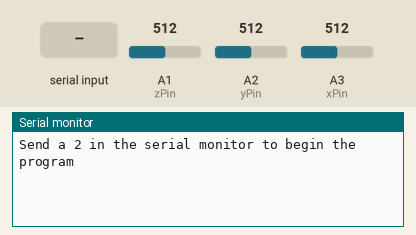
Simulated run of this sketch. Board: Arduino Uno, built with avr-gcc and run on an emulated ATmega328P. On the bench: the last lines printed to the serial monitor. Inputs (shaded band) come from the test bench; at power-on: A1 (zPin) = 512, A2 (yPin) = 512, A3 (xPin) = 512.

Above: at 0.8 s.
0.9 s: "2\n" received over Serial
At 1.33 s:
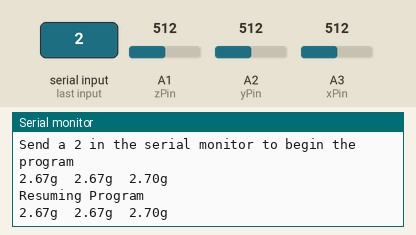
2.4 s: A1 (zPin) set to 716
At 3.1 s:
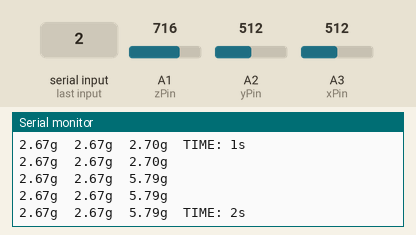
3.9 s: A2 (yPin) set to 716
At 4.1 s:
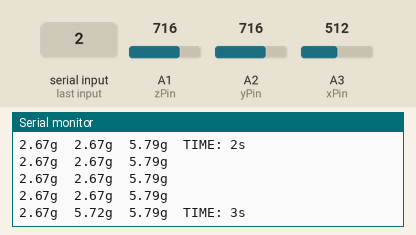
5.4 s: A3 (xPin) set to 716
At 5.61 s:
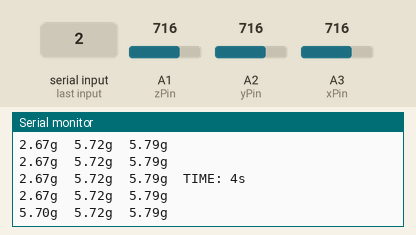
6.9 s: A1 (zPin) set to 900
At 7.12 s:
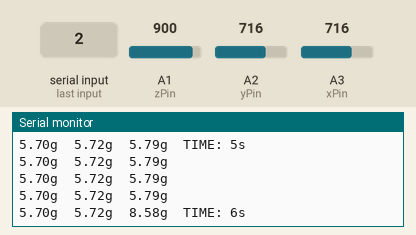
8.4 s: A2 (yPin) set to 900
At 11.9 s:
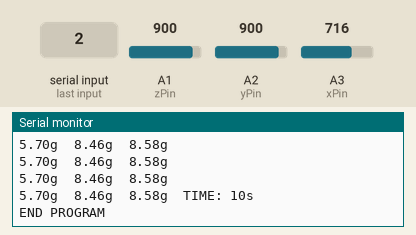
Timing chart, 0 to 12.4 s (numbered marks = the images above; inputs shaded):
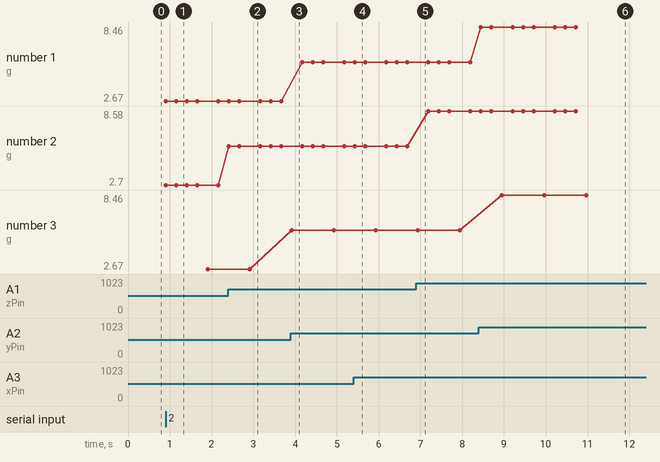

Measured:
- after the input at 0.9 s, the serial monitor: prints a new line at once (image 1)
- after the input at 2.4 s, the serial monitor: prints a new line at once (image 2)
- after the input at 3.9 s, the serial monitor: prints a new line at once (image 3)
- after the input at 5.4 s, the serial monitor: prints a new line at once (image 4)
- after the input at 6.9 s, the serial monitor: prints a new line at once (image 5)
- after the input at 8.4 s, the serial monitor: prints a new line after 0.05 s (image 6)
- plotted number 1: 2.67 → 5.72 after the input at 3.9 s, 5.72 → 8.46 after the input at 8.4 s
- plotted number 2: 2.7 → 5.79 after the input at 2.4 s, 5.79 → 8.58 after the input at 6.9 s

The sketch:

ADXL335_6_Point_Calibration_REDCHIP.ino
```cpp
// ADXL 6-Point Calibration and Data Polling                May, 2018
// Author: Ross Vrana-Godwin
// Description:
/*
    This program calibrates and tracks data for the ADXL335 accelerometer.
    Data is calibrated using the 6-point method, and will only work for
    the specific chip that was measured. Calibration values are constants.
    Data will be taken for 10 seconds after the program is started by the
    user. Collected data is shown on the serial monitor where the columns
    are in order from x, y, z, and then the current elapsed time. All data
    has been converted to the g units for better readability.
    Future Work:
    Calibrate the chip automatically, be able to export values into MatLab
    or excel without copy/paste
*/


// Constants representing the pinout of ADXL335 connected to analog Arduino pins
const int xPin = A3;
const int yPin = A2;
const int zPin = A1;

// These three variabls below keep track of elapsed time
unsigned int timer = 0; // actual time elapsed
unsigned int prevCount = 0; // used in time checking if statement
unsigned int counter = 0; // used in time checking if statement

void setup() {
  Serial.begin(9600); // begin output communications

  WaitForStart(); // wait until a 2 is sent in serial monitor to begin collecting and showing data

}

void loop() { // begin main program


  // gather data from xyz pins on chip
  int x = analogRead(xPin);
  int y = analogRead(yPin);
  int z = analogRead(zPin);

  // calibration values
  float xZeroGrav = 331.5;
  float yZeroGrav = 333;
  float zZeroGrav = 334;

  // calibration values
  float xSensitivity = 67.5;
  float ySensitivity = 67;
  float zSensitivity = 66;

  // display calibrated values on serial monitor, converted to into g units
  Serial.print(((float)x - xZeroGrav) / xSensitivity);
  // print a tab between values:
  Serial.print("g\t");
  Serial.print(((float)y - yZeroGrav) / ySensitivity);
  // print a tab between values:
  Serial.print("g\t");
  Serial.print(((float)z - zZeroGrav) / zSensitivity);
  Serial.print("g\t");

  // check if time has been delayed 4 times. this will equal one second elapsed
  if ((counter - prevCount) == 4) {
    prevCount = counter;
    timer = timer + 1;
    Serial.print("TIME: ");
    Serial.print(timer); // print timer value
    Serial.print("s");
    Serial.println();
  }

  else {
    Serial.println();
  }

  pauseProgramCheck(); // user may pause the program by sending a 1 from to the serial monitor
  delay(250); // data is polled at 250ms

  counter = counter + 1;

  if (timer == 10) {
    EndProgram();
  }
}

int startProgramCheck() {
  int  incomingByte = Serial.read();
  while (incomingByte != 50) {
    incomingByte = Serial.read(); // check if a two is typed
  }
  return 2;
}

void pauseProgramCheck() {
  if (Serial.available() > 0) {
    // read the incoming byte:
    int incomingByte = Serial.read();
    if (incomingByte == 49) { // 1 = 49 in serial for some reason
      ClearMonitor();
      while (startProgramCheck() != 2) {
        //infinite loop until startProgramCheck returns a 2
      }
    }
    // say what you got:
    Serial.println("Resuming Program");
    //Serial.println(incomingByte, DEC);
  }
}

void ClearMonitor() {
  for (int i = 0; i < 50; i++) {
    Serial.println();
  }
}

void EndProgram() {
  Serial.println("END PROGRAM");
  while (1) {}
}

void WaitForStart() {
  Serial. println("Send a 2 in the serial monitor to begin the program");
  int  incomingByte = Serial.read();
  while (incomingByte != 50) {
    incomingByte = Serial.read(); // check if a two is typed
  }
}
```
